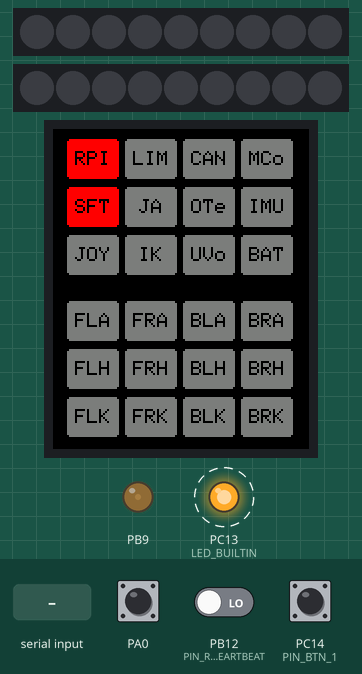
Simulated run of this program. Board: STM32 Black Pill. Parts: 2 × 9 RGB LEDs in strip order, left to right, 128×160 colour display, output pins drawn as LEDs (lit = HIGH). Dashed ring = blinking. The test bench sets the inputs (shaded band); at power-on: PB12 (PIN_RPI_HEARTBEAT) LOW, PA0 HIGH, PC14 (PIN_BTN_1) HIGH. Dim RGB values are drawn brighter than linear; random numbers use the default seed unless the program sets one; what the program prints to the serial monitor is not drawn.

Above: at 1.4 s.
1.5 s: PB12 (PIN_RPI_HEARTBEAT) driven HIGH
At 2.38 s:
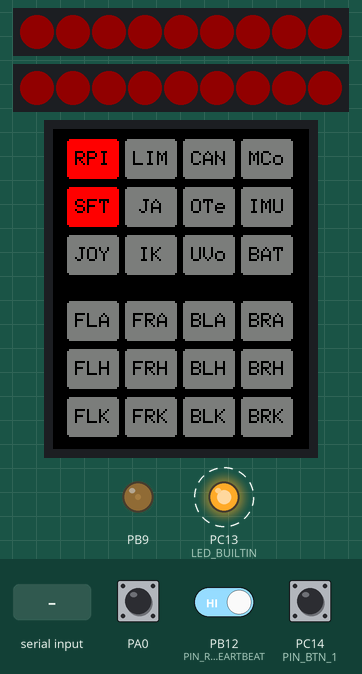
4.0 s: PA0 pulled LOW for 0.15 s
At 4.4 s:
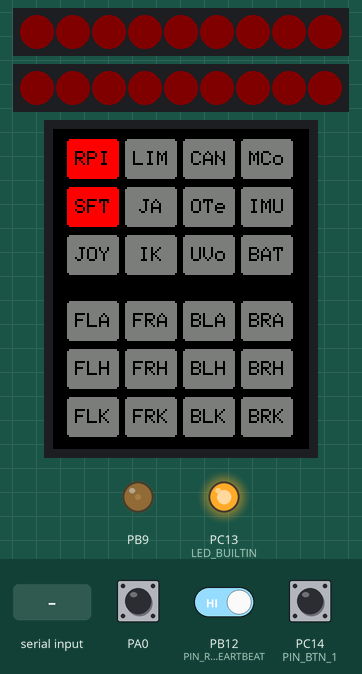
4.7 s: PC14 (PIN_BTN_1) pulled LOW for 0.15 s
5.4 s: "1" received over the second serial link
At 6.88 s:
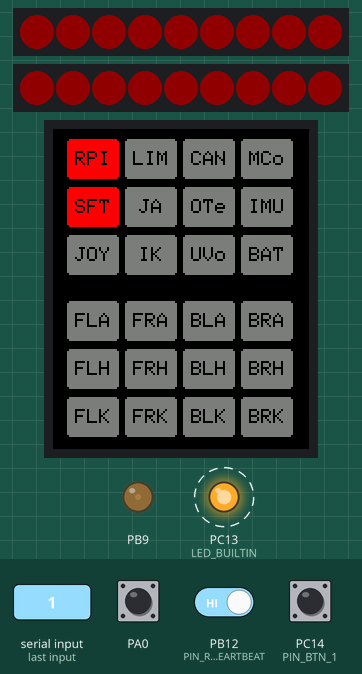
7.6 s: PA0 pulled LOW for 1 s
At 8.0 s:
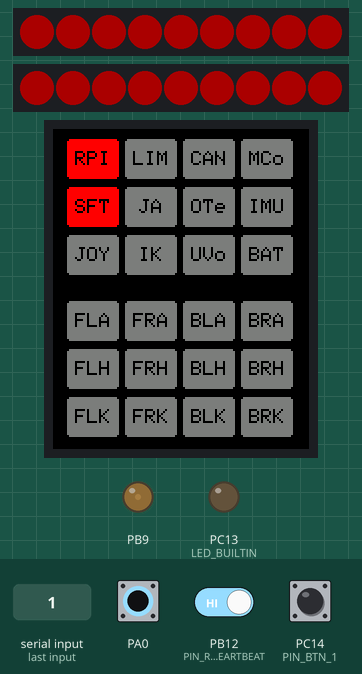
9.2 s: PB12 (PIN_RPI_HEARTBEAT) driven LOW
At 9.37 s:
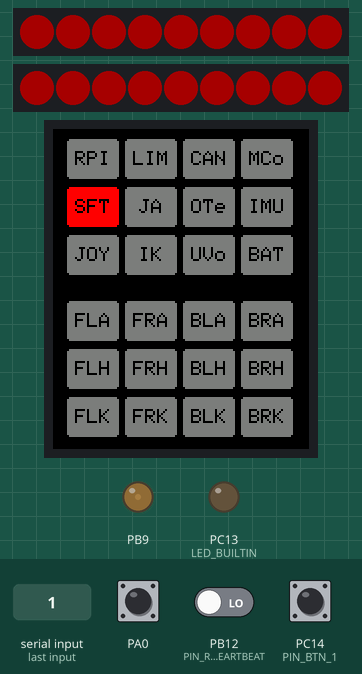
Timing chart, 0 to 11.7 s (numbered marks = the images above; inputs shaded):
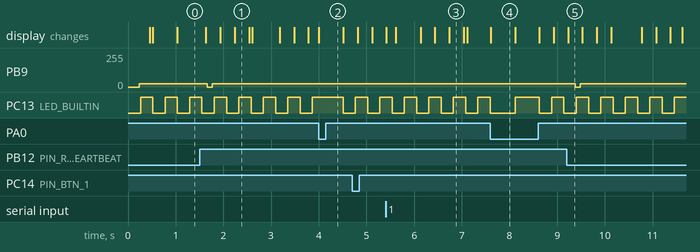

The program:

main.cpp
```cpp
/*
  Project:
    Auxiliary Board for ElectroPup quadruped.
    Drives a LCD display, buzzer, Neopixels strips, RC servo, and more.

  MCU:
    STM32F401CC

  Dev. Board:
    WeAct Black Pill:
      https://stm32-base.org/boards/STM32F401CCU6-WeAct-Black-Pill-V1.2.html
      https://www.aliexpress.us/item/3256801269871873.html
      https://www.amazon.com/dp/B09MLHYF89/

    Alternatives (Blue Pill and other Black Pill):
      STM32F103C8T6
      STM32F411CEU6

  Display:
    The TFT_eSPI library (LCD driver) configuration is located in platformio.ini
    ST7735 128*160 1.8"
    https://www.aliexpress.us/item/3256806134563059.html

  PCB/Schematics:
    See PCBs directory in the the ElectroPup repo for schematics:
      https://github.com/reubenstr/ElectroPup

  TODO:
    System error bools and strings are magical; should they be made into their own enum and/or class?
 */

#include <Arduino.h>
#include <math.h>
#include <SPI.h>
#include "TFT_eSPI.h"
#include "OneButton.h"
#include "buzzer.h"
#include "neopixels.h"
#include "main.h"

TFT_eSPI tft = TFT_eSPI();
Buzzer buzzer(PIN_MCU_BUZZER);
OneButton button(PIN_BTN_1, true);
Neopixels neopixels(PIN_NEO_0, PIN_NEO_1);

Page page = Page::SYSTEM;
const int cornerRadiusPx{2};

uint32_t lastMessageReceivedMillis;

///////////////////////////////////////////////////////////////////////////////
// Program
///////////////////////////////////////////////////////////////////////////////

void HeartbeatLed()
{
  static uint32_t start{0};
  static bool toggle{false};

  if (millis() - start > heartbeatBlinkRateMs)
  {
    start = millis();
    digitalWrite(LED_BUILTIN, !digitalRead(LED_BUILTIN));
  }
}

// Black Pill STM32 onboard button.
void CheckUserButton()
{
  if (digitalRead(USER_BTN) == LOW)
  {
    Serial.println("Blackpill onboard button is pressed.");
    delay(500);
  }
}

///////////////////////////////////////////////////////////////////////////////
// Display
///////////////////////////////////////////////////////////////////////////////

void InitDisplay()
{
  tft.begin();
  delay(25);
  tft.setRotation(2);
  delay(25);
  tft.fillScreen(TFT_BLACK);
  tft.setTextDatum(CC_DATUM);

  UpdateDisplay(true);
}

void UpdateDisplay(bool forceRefresh = false)
{

  // TODO: force refresh on page change

  if (page == Page::SPLASH)
  {
    DisplaySplashPage();
  }
  else if (page == Page::SYSTEM)
  {
    DisplaySystemPage(forceRefresh);
  }
  else if (page == Page::BATTERY)
  {
    DisplayBatteryPage(forceRefresh);
  }
}

void DisplaySplashPage()
{
}

void DisplaySystemPage(bool forceRefresh = false)
{

  // SBC (RPI) errors take precedence of colors and requires refreshes.
  bool isSbcError = getValueFromStatusString("RPI") || getValueFromStatusString("SFT");
  static bool previousSbcStatus;
  if (previousSbcStatus != isSbcError)
  {
    previousSbcStatus = isSbcError;
    forceRefresh = true;
  }

  if (forceRefresh)
  {
    tft.setTextFont(1);
    tft.setTextSize(1);
    tft.setTextColor(TFT_BLACK);
  }

  {
    // SYSTEM
    static bool previousSystemStatus[numSystemStatus];
    const int xOffset = 7;
    const int yOffset = 5;
    const int xMult = 29;
    const int yMult = 24;
    int index = 0;
    for (int x = 0; x < 4; x++)
    {
      for (int y = 0; y < 3; y++)
      {
        bool hasError = systemErrors[index];

        if (previousSystemStatus[index] != hasError || forceRefresh)
        {
          previousSystemStatus[index] = hasError;

          uint32_t color = hasError ? TFT_RED : TFT_GREEN;

          if (isSbcError)
          {
            if ((index != getIndexFromStatusString("RPI") && !hasError) || (index != getIndexFromStatusString("SFT") && !hasError))
            {
              color = TFT_DARKGREY;
            }
          }
          else if (index == getIndexFromStatusString("JOY") && systemValues.joystickBatteryPercentage < systemLowBatteryPercentThreashold)
          {
            color = TFT_YELLOW;
          }

          tft.fillRoundRect(x * xMult + xOffset, y * yMult + yOffset, 26, 20, cornerRadiusPx, color);
          tft.drawString(systemStatusStrings[index], x * xMult + xOffset + 13, y * yMult + 10 + yOffset);
        }
        index++;
      }
    }
  }

  {
    // MOTORS
    static bool previousMotorOns[numMotors];
    static bool previousMotorErrors[numMotors];
    const int xOffset = 7;
    const int yOffset = 86;
    const int xMult = 29;
    const int yMult = 24;

    int index = 0;
    for (int x = 0; x < 4; x++)
    {
      for (int y = 0; y < 3; y++)
      {
        bool motorOn = motorOns[index];
        bool hasError = motorErrors[index];

        if (previousMotorOns[index] != motorOn || previousMotorErrors[index] != hasError || forceRefresh)
        {
          previousMotorOns[index] = motorOn;
          previousMotorErrors[index] = hasError;
          uint32_t color = hasError ? TFT_RED : motorOn ? TFT_GREEN
                                                        : TFT_BLUE;

          if (isSbcError)
            color = TFT_DARKGREY;

          tft.fillRoundRect(x * xMult + xOffset, y * yMult + yOffset, 26, 20, cornerRadiusPx, color);
          tft.drawString(motorStatusStrings[index], x * xMult + xOffset + 13, y * yMult + 10 + yOffset);
        }
        index++;
      }
    }
  }
}

void DisplayBatteryPage(bool forceRefresh = false)
{
}

///////////////////////////////////////////////////////////////////////////////
// Communications
///////////////////////////////////////////////////////////////////////////////

void InitMessageComms()
{
  Serial1.begin(115200);
  Serial1.setTimeout(10);
}

// TODO: DRY crc error message.
void CheckForMessage()
{
  uint8_t data[1024];

  size_t numBytes = Serial1.readBytes((uint8_t *)&data, sizeof(data));
  if (numBytes)
  {

    MessageType messageType = static_cast<MessageType>(data[0]);

    if (messageType == MessageType::STATUS)
    {
      if (numBytes != sizeof(StatusMessage))
      {
        Serial.printf("[Comms] error, status message length does not match. Received: %u, expected: %u\n", numBytes, sizeof(StatusMessage));
        return;
      }

      StatusMessage message;
      memcpy(&message, data, sizeof(StatusMessage));
      uint32_t crc32Result = crc32((uint8_t *)&message, sizeof(StatusMessage) - sizeof(uint32_t));
      if (crc32Result == message.crc32)
      {
        lastMessageReceivedMillis = millis();

        setValueFromStatusString("JOY", message.statusData.joystickError);
        setValueFromStatusString("LIM", message.statusData.physicalLimitError);
        setValueFromStatusString("JA", message.statusData.jointAngleError);
        setValueFromStatusString("IK", message.statusData.inverseKinematicsError);
        setValueFromStatusString("CAN", message.statusData.canError);
        setValueFromStatusString("OTe", message.statusData.overTemperatureError);
        setValueFromStatusString("UVo", message.statusData.underVoltageError);
        setValueFromStatusString("MCo", message.statusData.motorCommunicationError);
        setValueFromStatusString("IMU", message.statusData.imuError);
        setValueFromStatusString("BAT", message.statusData.lowBattery);

        for (int i = 0; i < numMotors; i++)
        {
          motorOns[i] = message.statusData.motorOns[i];
          motorErrors[i] = message.statusData.motorErrors[i];
        }

        systemValues.batteryVoltage = message.statusData.batteryVoltage;
        systemValues.joystickBatteryPercentage = message.statusData.joystickBatteryPercentage;
      }
      else
      {
        Serial.printf("Message CRC32 is invalid! Message CRC32: %X, calculated CRC32: %X \n", message.crc32, crc32Result);
      }
    }
    else if (messageType == MessageType::PLAY_SOUND)
    {
      if (numBytes != sizeof(PlaySoundMessage))
      {
        Serial.printf("[Comms] error, play sound message length does not match. Received: %u, expected: %u\n", numBytes, sizeof(PlaySoundMessage));
        return;
      }

      PlaySoundMessage message;
      memcpy(&message, data, sizeof(PlaySoundMessage));
      uint32_t crc32Result = crc32((uint8_t *)&message, sizeof(PlaySoundMessage) - sizeof(uint32_t));
      if (crc32Result == message.crc32)
      {
        if (message.sequenceId > (int)Sequence::NONE && message.sequenceId < (int)Sequence::NUM_SOUNDS)
        {
          buzzer.play((Sequence)message.sequenceId);
        }
      }
      else
      {
        Serial.printf("Message CRC32 is invalid! Message CRC32: %X, calculated CRC32: %X \n", message.crc32, crc32Result);
      }
    }
    else
    {
      Serial.printf("[Comms] error, received unknown message type: %u\n", (int)messageType);
    }
  }
}

void CheckCommsTimeout()
{
  if (millis() - lastMessageReceivedMillis > noCommsTimeoutMs)
  {
    setValueFromStatusString("SFT", true);
  }
  else
  {
    setValueFromStatusString("SFT", false);
  }
}

///////////////////////////////////////////////////////////////////////////////
// Calculations
///////////////////////////////////////////////////////////////////////////////

float CalcBatteryPercent()
{
  // https://electronics.stackexchange.com/questions/435837/calculate-battery-percentage-on-lipo-battery
  return 123 - (123 / pow(1 + pow(systemValues.batteryVoltage / 3.7, 80), 0.165));
}

bool IsLowBattery()
{
  return CalcBatteryPercent() < systemLowBatteryPercentThreashold;
}

///////////////////////////////////////////////////////////////////////////////
// Misc.
///////////////////////////////////////////////////////////////////////////////

// Raspberry Pi sends a heartbeat as square wave changing state every 0.250 seconds.
void CheckRpiHeartbeat()
{
  static bool previousHeartbeatState{true};
  static bool rpiHasError{true};
  static bool previousRpiHasError{true};
  static uint32_t start{0};

  if (digitalRead(PIN_RPI_HEARTBEAT) != previousHeartbeatState)
  {
    previousHeartbeatState = digitalRead(PIN_RPI_HEARTBEAT);
    start = millis();
    rpiHasError = false;
  }

  if (millis() - start > rpiHeartbeatTimeoutMs)
  {
    rpiHasError = true;
  }

  if (previousRpiHasError != rpiHasError)
  {
    previousRpiHasError = rpiHasError;

    setValueFromStatusString("RPI", rpiHasError);

    if (rpiHasError)
      buzzer.play(Sequence::RPI_OFF);
    else
      buzzer.play(Sequence::RPI_ON);
  }
}

void ProcessNeopixels()
{
  static bool inStartState{true};

  bool error = false;
  for (int i = 0; i < numSystemStatus; i++)
  {
    if (systemErrors[i])
      error = true;
  }

  // Don't change starting pattern until all errors are clear,
  // which means the RPI has booted and is ready.
  if (!error)
  {
    inStartState = false;
  }

  if (inStartState)
  {
    neopixels.setMode(PixelMode::SPARKLE, PixelColor::RED);
  }
  else
  {
    if (error)
    {
      neopixels.setMode(PixelMode::ERROR, PixelColor::RED);
    }
    else
    {
      bool allMotorsOn{true};
      for (int i = 0; i < numMotors; i++)
      {
        if (!motorOns[i])
          allMotorsOn = false;
      }
      if (allMotorsOn)
        neopixels.setMode(PixelMode::RIDER, PixelColor::GREEN);
      else
        neopixels.setMode(PixelMode::RIDER, PixelColor::BLUE);
    }
  }

  neopixels.tick();
}

///////////////////////////////////////////////////////////////////////////////
// Handle Button Inputs
///////////////////////////////////////////////////////////////////////////////

void btnClick(void *oneButton)
{
  Serial.println("btnClick");

  buzzer.play(Sequence::BTN_BEEP_SHORT);
}

void btnDoubleClick(void *oneButton)
{
  Serial.println("btnDoubleClick");
}

void btnLongPressStart(void *oneButton)
{
  ShutDownMessage message;
  uint32_t crc32Result = crc32((uint8_t *)&message, sizeof(ShutDownMessage) - sizeof(uint32_t));
  message.crc32 = crc32Result;
  Serial1.write((uint8_t *)&message, sizeof(ShutDownMessage));
}

///////////////////////////////////////////////////////////////////////////////
// Entry
///////////////////////////////////////////////////////////////////////////////

void setup()
{
  Serial.begin(115200);

  pinMode(LED_BUILTIN, OUTPUT);
  pinMode(USER_BTN, INPUT_PULLUP);
  pinMode(PIN_BTN_1, INPUT_PULLUP);
  pinMode(PIN_RPI_HEARTBEAT, INPUT);

  // Expected errors at startup; prevents sound from starting during init.
  setValueFromStatusString("RPI", true);
  setValueFromStatusString("SFT", true);

  button.attachClick(btnClick, &button);
  button.attachDoubleClick(btnDoubleClick, &button);
  button.attachLongPressStart(btnLongPressStart, &button);
  button.setPressMs(byteLongPressActivationMs);
  button.setClickMs(100);

  neopixels.init();

  InitMessageComms();

  InitDisplay();

  buzzer.play(Sequence::MCU_STARTUP);
}

///////////////////////////////////////////////////////////////////////////////
// Main Loop
///////////////////////////////////////////////////////////////////////////////

void loop()
{
  HeartbeatLed();

  CheckUserButton();

  CheckForMessage();

  CheckCommsTimeout();

  CheckRpiHeartbeat();

  UpdateDisplay();

  buzzer.tick();

  button.tick();

  ProcessNeopixels();
}

/*
 if (display == Display::Splash)
  {
    tft.pushImage(0, 0, splashWidth, splashHeight, splash);
  }
  else if (display == Display::SelectDifficulty)
  {
    Logo bit array created using Lcd Image Converter
    https://sourceforge.net/projects/lcd-image-converter/
    Use the following conversion settings:
    Type: Color
    Block Size: 16 bit
    Byte Order: Big-Endian
    Either "Convert" and save the file to copy the array into this file,
    or copy the array from the "Preview" option in the Conversion options window.
*/
```

buzzer.h
```cpp
#include "Arduino.h"
#include <vector>

enum class Sequence
{
    NONE = -1,
    MCU_STARTUP = 0,
    RPI_ON,
    RPI_OFF,
    MOTORS_ON,
    MOTORS_OFF,
    LOW_BATTERY,
    ERROR,
    SHUTDOWN,
    BTN_BEEP_SHORT,
    NUM_SOUNDS
};

class Buzzer
{
public:
    Buzzer(int pin) : _buzzerPin(pin)
    {
        _frequencies = {
            {250, 300, 350, 500},           // MCU_STARTUP
            {250, 500, 0, 250, 500},        // RPI_ON
            {500, 250, 0, 500, 250},        // RPI_OFF
            {250, 275, 300, 325, 500},      // MOTORS_ON
            {500, 325, 300, 275, 250},      // MOTORS_OFF
            {500, 0, 500, 0, 500, 0, 500},  // LOW BATTERY
            {500, 250, 500, 250, 500, 250}, // ERROR
            {500, 200},                     // SHUTDOWN
            {750}                           // BTN_BEEP_SHORT
        };

        _delays = {
            {200, 100, 50, 500},              // MCU_STARTUP
            {50, 100, 100, 50, 500},          // RPI_ON
            {50, 100, 100, 50, 500},          // RPI_OFF
            {100, 100, 100, 100, 200},        // MOTORS_ON
            {100, 100, 100, 100, 200},        // MOTORS_OFF
            {100, 50, 100, 50, 100, 50, 100}, // LOW BATTERY
            {125, 250, 125, 250, 125, 250},   // ERROR
            {100, 500},                       // SHUTDOWN
            {100}                             // BTN_BEEP_SHORT
        };
    }

    void play(Sequence sequence)
    {
        if (isPlaying())
            return;

        Serial.printf("[BUZZER] playing sequence: %u\n", (int)sequence);

        _sequence = sequence;
        _start = millis();
        _index = 0;
        _delay = _delays[(int)_sequence][_index];

        pinMode(_buzzerPin, OUTPUT);
        analogWriteFrequency(_frequencies[(int)_sequence][_index]);
        analogWrite(_buzzerPin, _dutyCycle);
    }

    bool isPlaying()
    {
        return _sequence != Sequence::NONE;
    }

    void stop()
    {
        pinMode(_buzzerPin, INPUT);
    }

    void tick()
    {
        if (_sequence != Sequence::NONE)
        {
            if (millis() - _start > _delay)
            {
                _start = millis();

                if (_index < _delays[(int)_sequence].size() - 1)
                {
                    _index++;
                    _delay = _delays[(int)_sequence][_index];
                    uint32_t frequency = _frequencies[(int)_sequence][_index];
                    if (frequency == 0)
                    {
                        analogWrite(_buzzerPin, 0);
                    }
                    else
                    {
                        analogWriteFrequency(frequency);
                        analogWrite(_buzzerPin, _dutyCycle);
                    }
                }
                else
                {
                    _sequence = Sequence::NONE;
                    stop();
                }
            }
        }
    }

private:
    int _buzzerPin;
    Sequence _sequence{Sequence::NONE};
    uint32_t _start;
    uint32_t _delay;
    uint32_t _index;

    // Acts as a pseudo volume; too high and the buzzer sounds corrupted (over driven).
    const uint8_t _dutyCycle{25};

    std::vector<std::vector<int>> _frequencies;
    std::vector<std::vector<int>> _delays;
};
```

Source omitted: main.h (4694 bytes), neopixels.h (7332 bytes)

Measured:
- after the input at 1.5 s, PB9: 25/255 → 0/255 after 0.16 s, → 25/255 0.10 s later
- after the input at 9.2 s, PB9: 25/255 → 0/255 after 0.18 s, → 25/255 0.10 s later
- by itself, PC13 (LED_BUILTIN): alternates HIGH for 0.26 s and LOW for 0.26 s
